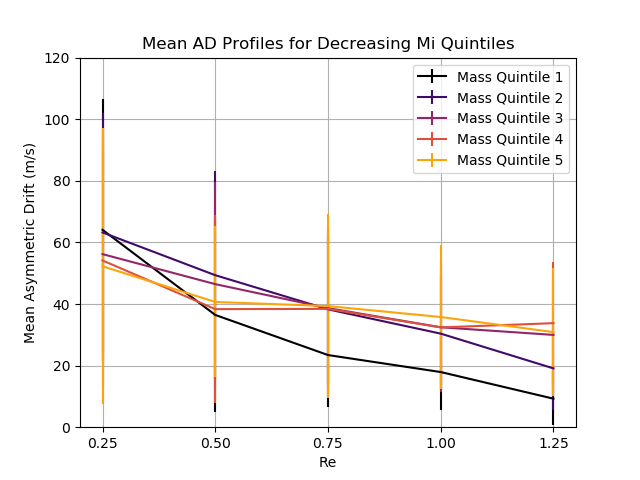

Reproduce this figure in Python.
#!/usr/bin/env python

import time
import numpy as np
from astropy.io import fits
import matplotlib.pyplot as plt
from matplotlib import colors, rc
import argparse
import scipy.stats as stats
from scipy.optimize import curve_fit
import matplotlib.colors as colors
import matplotlib.cm as cm
from adtools import *

desc = 'finds correlation between Sersic index and deviation from Mi vs AD fit'

parser = argparse.ArgumentParser(description = desc)
parser.add_argument('--median', default = False, action = 'store_true')
parser.add_argument('--save', default = False, action = 'store_true')
args = parser.parse_args()

if __name__=='__main__':
    start = time.time()
    #loads all of the files from various radii into corresponding variables
    print("Loading files...")
    Mi25,Mie25,ad25,ade25=read_ad_mass('SPX-GAU-MILESHC-composite_0.25Re.fits',
        adv = True)
    Mi50,Mie50,ad50,ade50=read_ad_mass('SPX-GAU-MILESHC-composite_0.50Re.fits',
        adv = True)
    Mi75,Mie75,ad75,ade75=read_ad_mass('SPX-GAU-MILESHC-composite_0.75Re.fits',
        adv = True)
    Mi100,Mie100,ad100,ade100=read_ad_mass('SPX-GAU-MILESHC-composite_1.00Re.fits',
        adv = True)
    Mi125,Mie125,ad125,ade125=read_ad_mass('SPX-GAU-MILESHC-composite_1.25Re.fits',
        adv = True)

    #combines variables into easier to use arrays
    Miarray = np.asarray([Mi25,Mi50,Mi75,Mi100,Mi125])
    Miearray =  np.asarray([Mie25,Mie50,Mie75,Mie100,Mie125])
    adarray = np.asarray([ad25,ad50,ad75,ad100,ad125])
    adearray = np.asarray([ade25,ade50,ade75,ade100,ade125])
    xlabels = [0.25,0.5,0.75,1.00,1.25]

    print("Finding quintiles...")
    #finds quintiles for each of the data sets
    quintiles = np.asarray(list(map(lambda x: np.percentile(x, 
        [20,40,60,80,100]), [Mi25,Mi50,Mi75,Mi100,Mi125])))
    print(quintiles)

    #empty arrays to fill with data
    qarray = [[[] for i in range(5)] for i in range(5)]
    means = [[[] for i in range(5)] for i in range(5)]
    weights = [[[] for i in range(5)] for i in range(5)]
    stdevs = [[[] for i in range(5)] for i in range(5)]
    cmap = make_cmap(5, 'inferno')

    print("Making cuts, calculating, and plotting...")
    #loops through all of the quintiles of all of the radii
    #cuts the original data so the correct data is in the correct quintile
    for i in range(5):
        
        #making the cuts according t the quintiles
        q1cut = (Miarray[i]<quintiles[i][0])
        q2cut = (Miarray[i]>quintiles[i][0])*(Miarray[i]<quintiles[i][1])
        q3cut = (Miarray[i]>quintiles[i][1])*(Miarray[i]<quintiles[i][2])
        q4cut = (Miarray[i]>quintiles[i][2])*(Miarray[i]<quintiles[i][3])
        q5cut = (Miarray[i]>=quintiles[i][3])
        cuts = [q1cut,q2cut,q3cut,q4cut,q5cut]

        #takes mean of each quintile of each radius
        for j in range(5):

            #applying the appropriate cut to each quintile, calculate error
            qarray[i][j]=adarray[i][cuts[j]]
            weights[i][j] = np.power(adearray[i][cuts[j]], -2)
            means[i][j], stdevs[i][j] = weighted_avg_std(qarray[i][j],
                weights[i][j])

            #finds user's desired quantity for each quintile
            if args.median:
                means[i][j] = np.median(qarray[i][j])
                #errorarray = 1.253*errorarray #coefficient from google search
                #stdevs[i] = 1.253*np.asarray(stdevs[i]) 
                plottype = 'Median'
            else:
                #meanarray[i][j] = np.mean(qarray[i][j])
                plottype = 'Mean'

        plt.errorbar(xlabels,means[i],yerr=stdevs[i], c = cmap[i],
                label="Mass Quintile %d"%(i+1))

    '''
    cmap = make_cmap(100, 'inferno')
    for j in range(100):
        plot = [adarray[i][j] for i in range(5)]
        plt.plot(xlabels, plot, c = cmap[j])
    '''

    plt.legend()
    axes = plt.gca()
    axes.set_xlim((.2,1.3))
    axes.set_ylim((0,120))
    plt.xticks(np.linspace(.25,1.25,5))
    plt.grid(True)
    plt.title(plottype + ' AD Profiles for Decreasing Mi Quintiles')
    plt.xlabel('Re')
    plt.ylabel(plottype + ' Asymmetric Drift (m/s)')

    if args.save:
        plt.savefig("adquints.png")
    print("Time taken: %f seconds" % (time.time() - start))
    plt.show()
